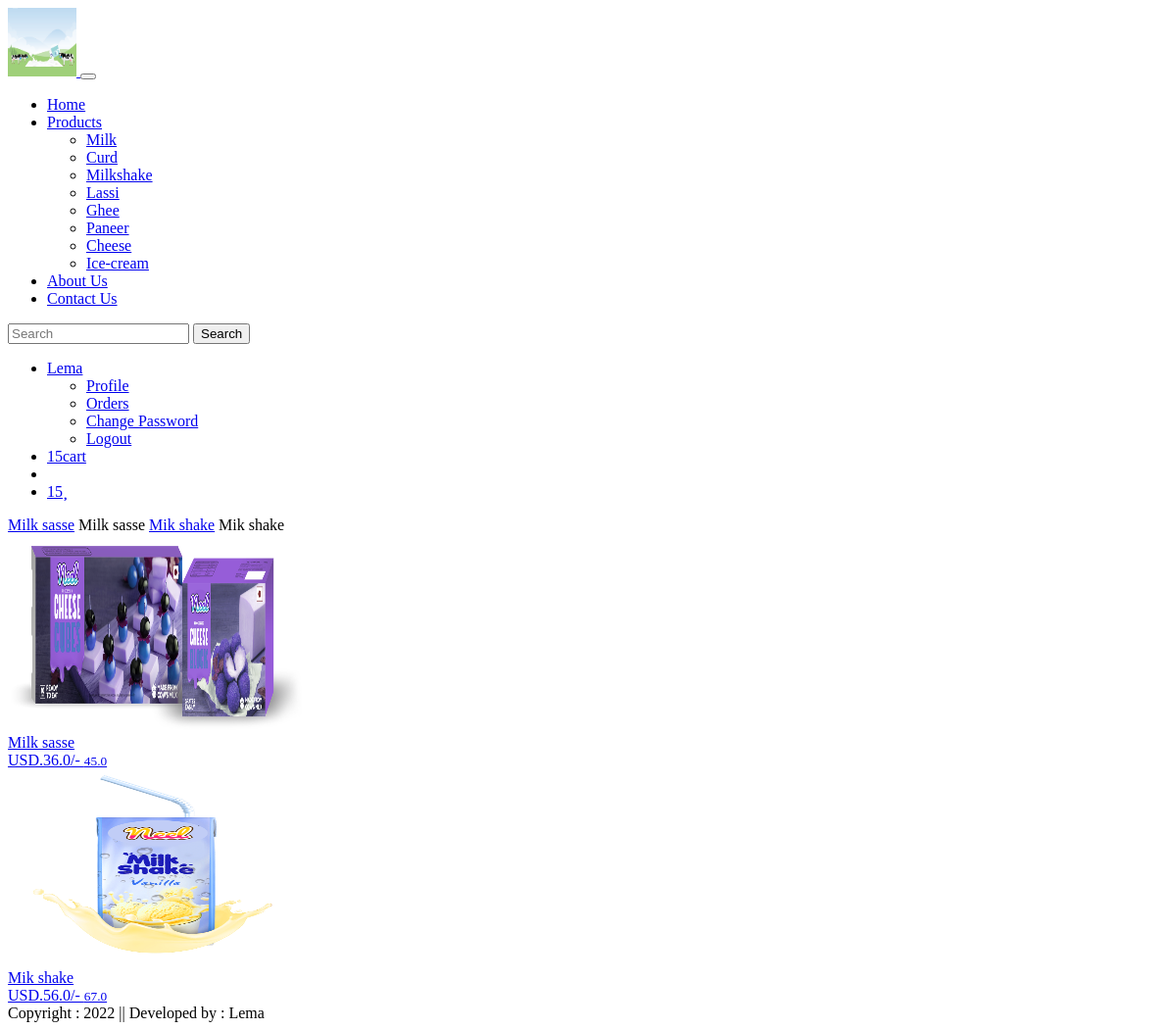
/category/MS (signed in), run on the app's committed database.
### app/models.py (models this page shows, shortened)
class Product(models.Model):
    title = models.CharField(max_length=100)
    selling_price = models.FloatField()
    discounted_price = models.FloatField()
    description = models.TextField()
    composition = models.TextField(default='')
    prodapp = models.TextField(default='')
    category = models.CharField(choices=CATEGORY_CHOICES, max_length=2)
    product_image = models.ImageField(upload_to='product')

### app/views.py (the view)
# urls.py: path('category/<slug:val>', views.CategoryView.as_view(),name="category"),
@method_decorator(login_required, name="dispatch")
class CategoryView(View):
    def get(self, request,val):
        totalitem = 0
        wishitem = 0
        if request.user.is_authenticated:
            totalitem=len(Cart.objects.filter(user=request.user))
            wishitem=len(Cart.objects.filter(user=request.user))
        product = Product.objects.filter(category=val)
        title = Product.objects.filter(category=val).values('title')
        return render(request, "app/category.html",locals())

### app/templates/app/category.html (shortened to what this page needs)
{% extends 'app/base.html' %}
{% load static %}
{% block main-content %}
   <div class = "container my-5">
        <div class = "row">
            <div class="col-sm-3">
                {% for val in title %}
                    <a href="#" class ="list-group-item list-group-item-action" aria-current="true" >{{val.title}}</a>
                    {{val.title}}
                {% endfor %}
            </div>
            <div class="col-sm-9">
                <div class="row">
                    {% for prod in product %}
                        <div class="col text-center mb-4">
                            <a href="{% url 'product_detail' prod.id %}"    class="btn">
                            <div>
                                <img src="{{ prod.product_image.url}}" width="300px" height = "200px"/>
                                <div class="fw-bold">{{prod.title}}</div>
                                <div class="fw-bold text-danger">
                                    USD.{{prod.discounted_price}}/-
                                    <small class="fw-light text-decoration-line-through">{{prod.selling_price}}</small>
                                </div>
                            </div>
                            </a>
                        </div>
                    {% endfor %}
                </div>
            </div>
        </div>
   </div>
{% endblock main-content %}

### data on the page
Product: title "Milk sasse", product_image (picture), discounted_price "36.0", selling_price "45.0"
Product: title "Mik shake", product_image (picture), discounted_price "56.0", selling_price "67.0"

### other printed values
{{ totalitem }} "15"
{{ wishitem }} "15"
